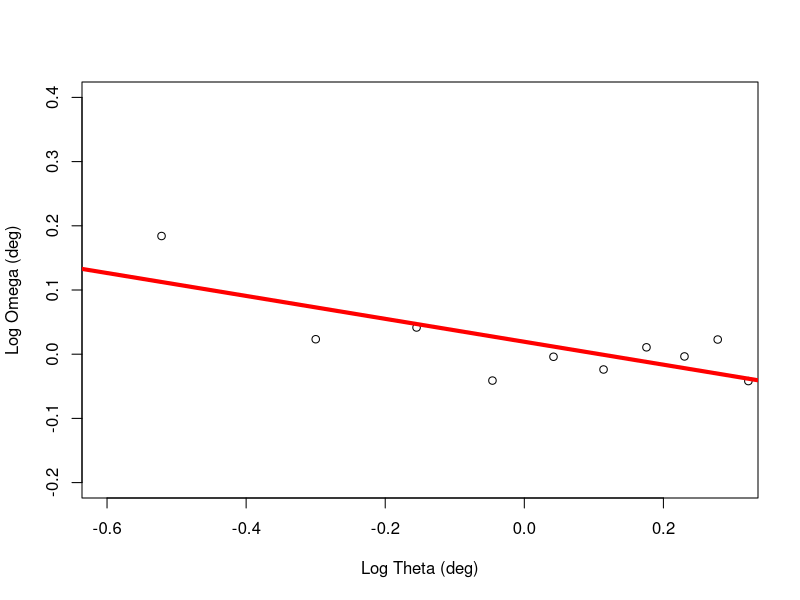
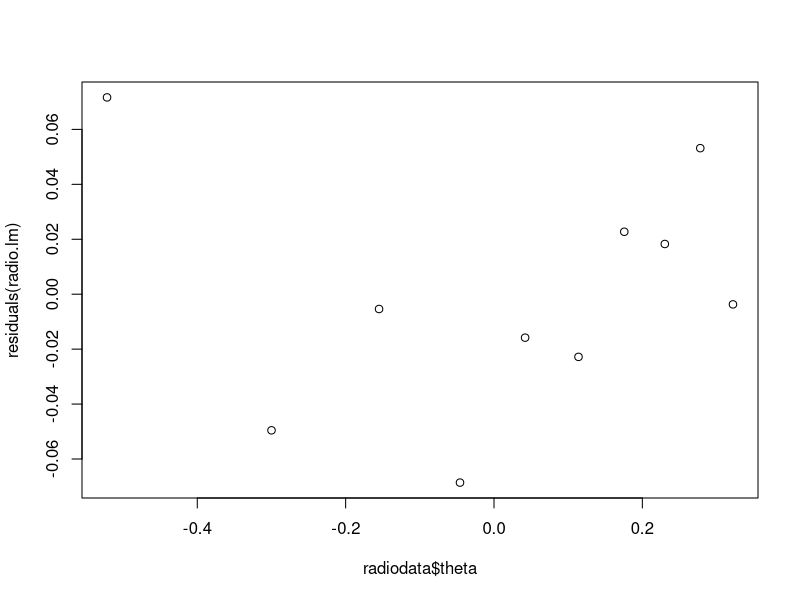
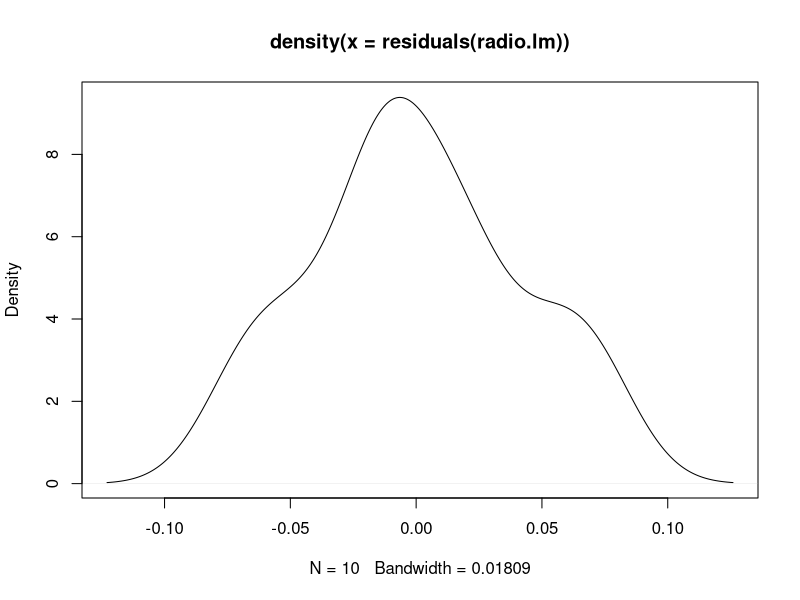
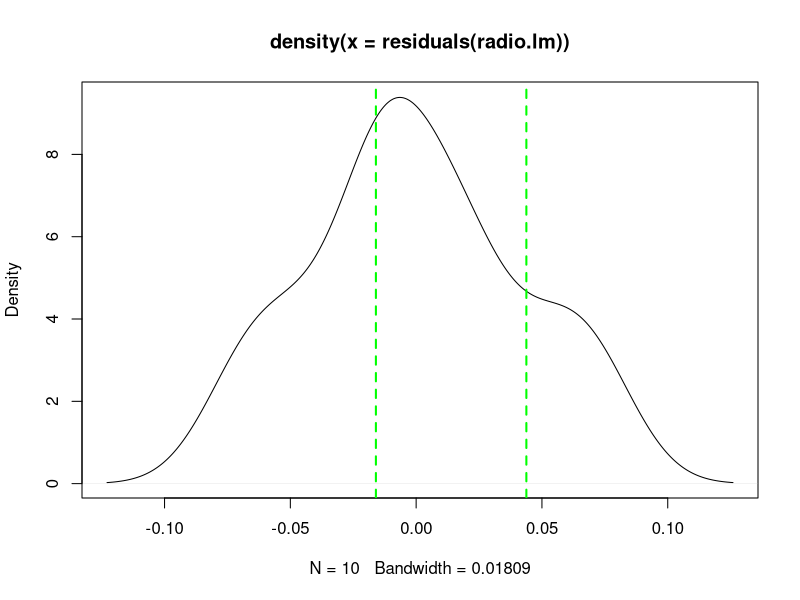
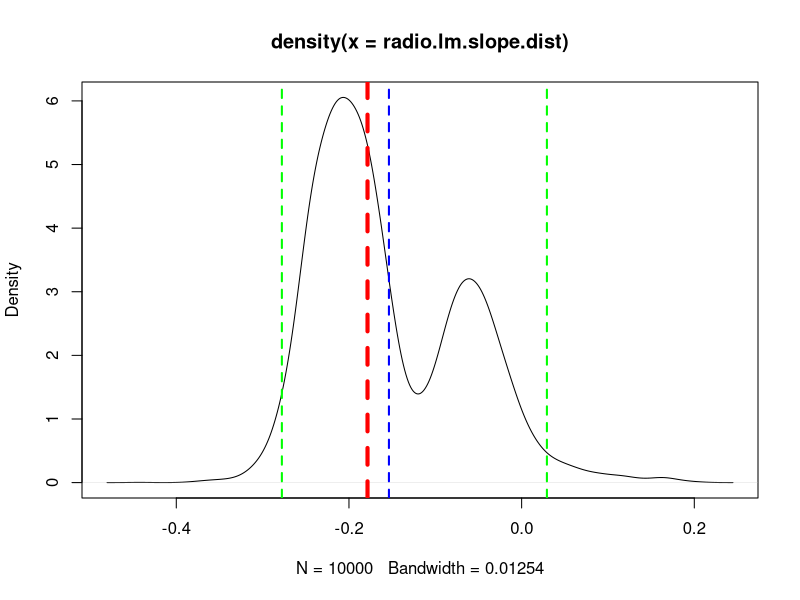
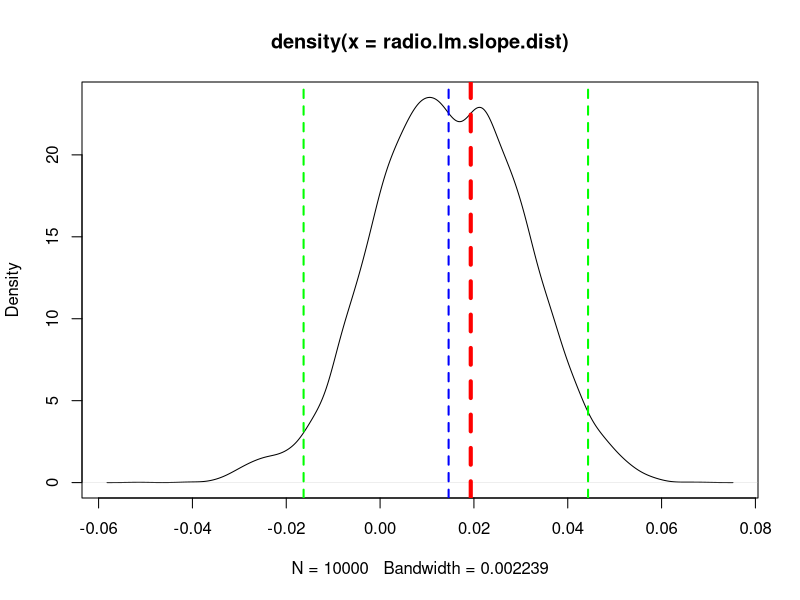

Write the R code that produced these figures, in order.
radiodata = read.table("figure6a_Wall.dat",h=TRUE)
attach(radiodata)

#Plot the data with the regression line
plot(omega ~ theta, data=radiodata, xlab="Log Theta (deg)", ylab="Log Omega (deg)", xlim=c(-0.6,0.3), ylim=c(-0.2,0.4))
radio.lm <- lm(omega ~ theta, data=radiodata)
abline(radio.lm,col='red',lwd=4)

#Coefficients and “official” confidence intervals:
coefficients(radio.lm)
confint(radio.lm)

#The residuals don’t look very Gaussian:
plot(radiodata$theta,residuals(radio.lm))
plot(density(residuals(radio.lm)))

resample <- function(x) {
  sample(x,size=length(x),replace=TRUE)
}

#Find CIs for coefficients by resampling cases:
coefs.radio.lm <- function(subset) {
    fit <- lm(omega ~ theta, data=radiodata, subset=subset)
    return(coefficients(fit))
}

radio.lm.sampling.dist <- replicate(1000, coefs.radio.lm(resample(1:nrow(radiodata))))
limits01 <- apply(radio.lm.sampling.dist,1,quantile,c(0.025,0.975))

limits01

plot(density(residuals(radio.lm)))
abline(v=limits01[1],lty=2,col="green",lwd=2)
abline(v=limits01[2],lty=2,col="green",lwd=2)

#Find CIs for coefficients by resampling cases:
coefs.radio.lm <- function(subset) {
  fit <- lm(omega ~ theta, data=radiodata, subset=subset)
  return(fit$coefficients[2])
}

radio.lm.slope.dist <- replicate(10000, coefs.radio.lm(resample(1:nrow(radiodata))))
limits02 <- quantile(radio.lm.slope.dist,c(0.025,0.975))

limits02

plot(density(radio.lm.slope.dist))
abline(v=radio.lm$coefficients[2],lty=2,col="red",lwd=4)
abline(v=mean(radio.lm.slope.dist),lty=2,col="blue",lwd=2)
abline(v=limits02[1],lty=2,col="green",lwd=2)
abline(v=limits02[2],lty=2,col="green",lwd=2)

#Find CIs for coefficients by resampling cases:
coefs.radio.lm <- function(subset) {
  fit <- lm(omega ~ theta, data=radiodata, subset=subset)
  return(fit$coefficients[1])
}

radio.lm.slope.dist <- replicate(10000, coefs.radio.lm(resample(1:nrow(radiodata))))
limits03 <- quantile(radio.lm.slope.dist,c(0.025,0.975))

limits03

plot(density(radio.lm.slope.dist))
abline(v=radio.lm$coefficients[1],lty=2,col="red",lwd=4)
abline(v=mean(radio.lm.slope.dist),lty=2,col="blue",lwd=2)
abline(v=limits03[1],lty=2,col="green",lwd=2)
abline(v=limits03[2],lty=2,col="green",lwd=2)





# Tarea: Reproducir del articulo de Lopez la figura 4 usando bootstrap
# Reproducir de Morales-Vargas la figura 10 usando  bootstrap
